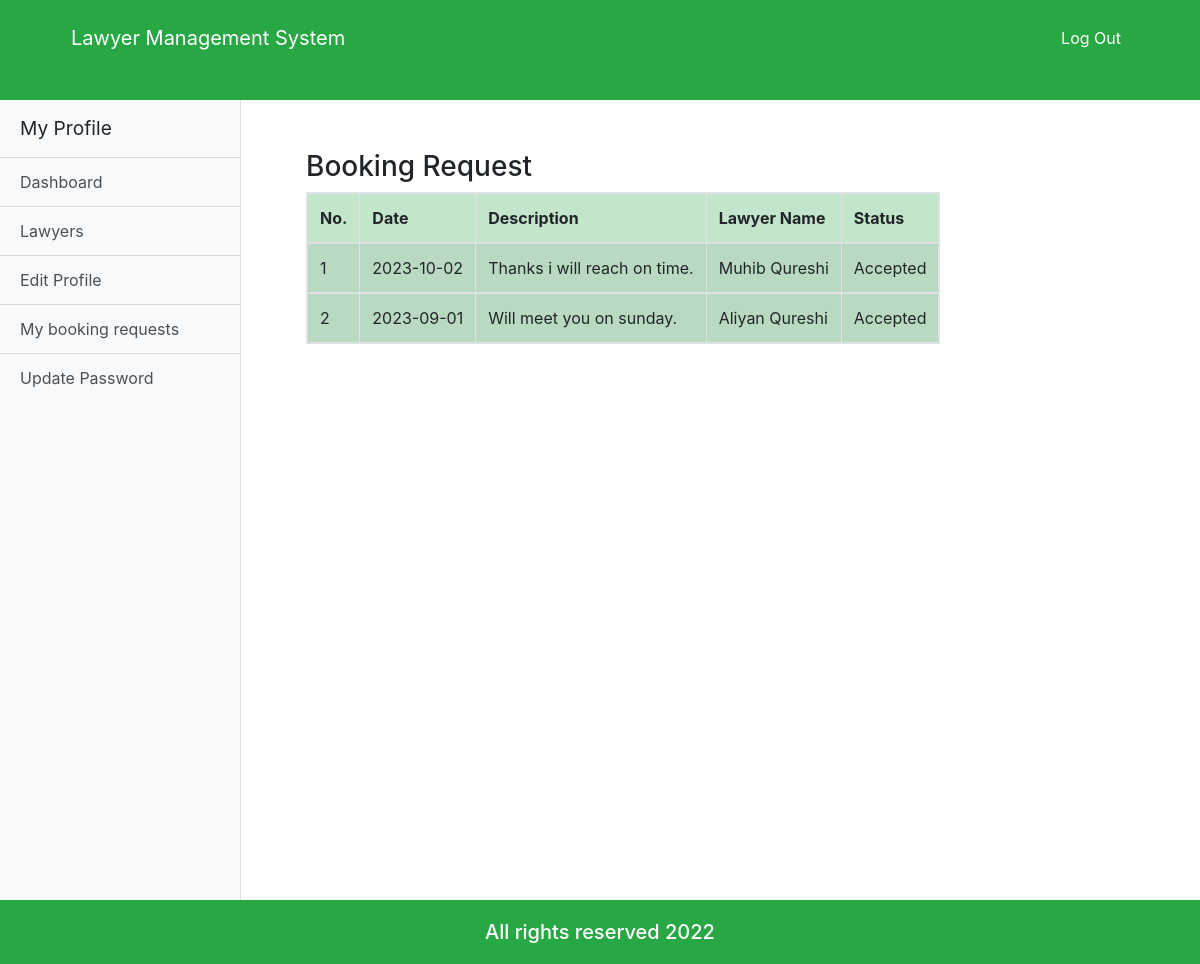
/user_booking.php (signed in), run on an earlier commit of the app's database.
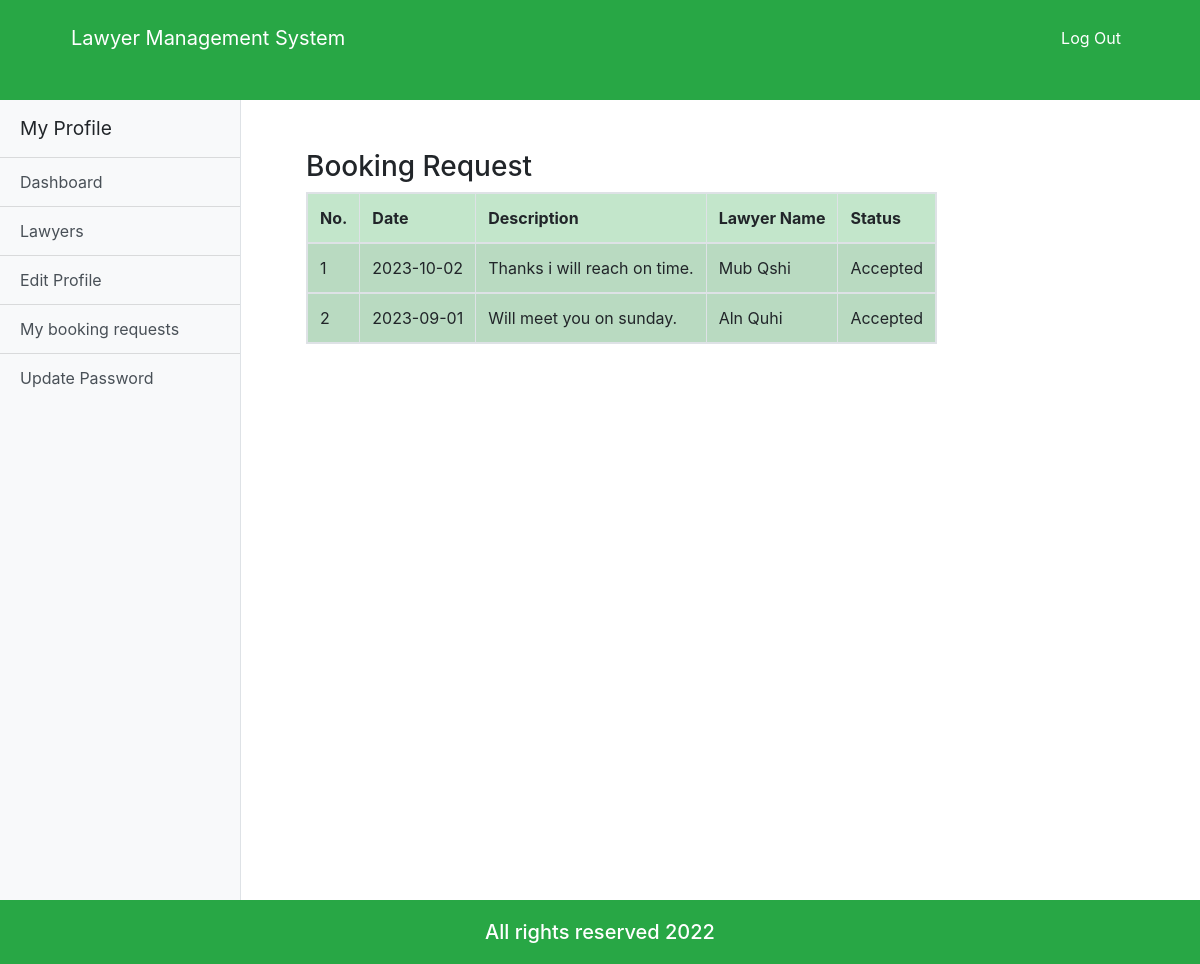
And on a later commit of the database.
### tables this page shows
CREATE TABLE `booking` (
  `booking_id` int(11) NOT NULL,
  `date` varchar(20) NOT NULL,
  `description` varchar(300) NOT NULL,
  `client_id` varchar(20) NOT NULL,
  `lawyer_id` varchar(20) NOT NULL,
  `status` varchar(20) NOT NULL
);

CREATE TABLE `user` (
  `u_id` varchar(20) NOT NULL,
  `first_Name` varchar(100) NOT NULL,
  `last_Name` varchar(100) NOT NULL,
  `email` varchar(100) NOT NULL,
  `password` varchar(100) NOT NULL,
  `status` varchar(100) NOT NULL,
  `role` varchar(100) NOT NULL
);

### user_booking.php (the view, shortened to what this page needs)
<?php
	if($_SESSION['login']==TRUE AND $_SESSION['status']=='Active'){
	?>
	<!doctype html>
	<html lang="en">
		<head>
			<link rel="stylesheet" href="https://use.fontawesome.com/releases/v5.8.1/css/all.css">
			<link rel="stylesheet" href="css/all.css">
			<link rel="stylesheet" href="css/simple-sidebar.css">
			<link rel="stylesheet" href="css/bootstrap.css">
			<link rel="stylesheet" href="css/style.css">
			<link rel="stylesheet" href="css/media.css">
		</head>
		<body>
			<header class="customnav bg-success">
				<div class="container">
					<div class="row">
						<div class="col-md-12">
							<nav class="navbar navbar-expand-lg ">
								<a class="navbar-brand cus-a" href="#">Lawyer Management System</a>
								<div class="collapse navbar-collapse" id="navbarSupportedContent">
									<ul class="navbar-nav ml-auto ">
										<li class="">
											<a class="nav-link cus-a" href="logout.php">Log Out</a>
										</li>
									</ul>
								</div>
							</nav>
						</div>
					</div>
				</div>
			</header>
			<body>
				<div class="d-flex" id="wrapper">
					<div class="bg-light border-right" id="sidebar-wrapper">
						<div class="sidebar-heading">My Profile</div>
						<div class="list-group list-group-flush">
							<a href="user_dashboard.php" class="list-group-item list-group-item-action bg-light">Dashboard</a>
							<a href="lawyerfind.php" class="list-group-item list-group-item-action bg-light">Lawyers</a>
							<a href="user_profile.php" class="list-group-item list-group-item-action bg-light">Edit Profile</a>
							<a href="user_booking.php" class="list-group-item list-group-item-action bg-light">My booking requests</a>
							<a href="update_password.php" class="list-group-item list-group-item-action bg-light">Update Password</a>
						</div>
					</div>
					<section class="bookingrqst">
						<div class="container">
							<div class="span7">
								<div class="widget stacked widget-table action-table">
									<div class="widget-header">
										<h3>Booking Request</h3>
									</div>
									<div class="widget-content">
										<table class="table table-striped table-bordered  table-success table-responsive">
											<thead>
												<tr>
													<th>No.</th>
													<th>Date</th>
													<th>Description</th>
													<th>Lawyer Name</th>
													<th>Status</th>
												</tr>
											</thead>
											<?php
												$a=$_SESSION['client_id'];
												$conn = connect();
												$result = mysqli_query($conn,"SELECT first_Name,last_Name,date,description,booking.status as statuss
												FROM booking,lawyer,user
												WHERE booking.lawyer_id=lawyer.lawyer_id
												AND lawyer.lawyer_id=user.u_id
												and booking.client_id='$a'
												");
												$counter = 0;
												while($row = mysqli_fetch_array($result)) {
												?>
												<tbody id="myTable">
													<tr>
														<td><?php echo ++$counter ;?></td>
														<td><?php echo $row["date"]; ?></td>
														<td><?php echo $row["description"]; ?></td>
														<td><?php echo $row["first_Name"]; ?> <?php echo $row["last_Name"]; ?></td>
														<td><?php echo $row["statuss"]; ?></td>
													</tr>
													<?php
													}
												?>
											</table>
										</div>
									</div>
								</div>
							</div>
						</section>
					</div>
				</body>
				<footer class="bg-success">
				<div class="container">
				<div class="row">
				<div class="col">
				<h5>All rights reserved 2022</h5>
				</div>
				</div>
				</div>
				</footer>
				</body>
				</html>
				<?php
				}else
				header('location:login.php?deactivate');
				?>

What changed in the data, as far as the page shows it:
changed through a linked row, booking "Thanks i will reach on time.": user.first_Name "Muhib" → "Mub"; user.last_Name "Qureshi" → "Qshi"
changed through a linked row, booking "Will meet you on sunday.": user.first_Name "Aliyan" → "Aln"; user.last_Name "Qureshi" → "Quhi"
